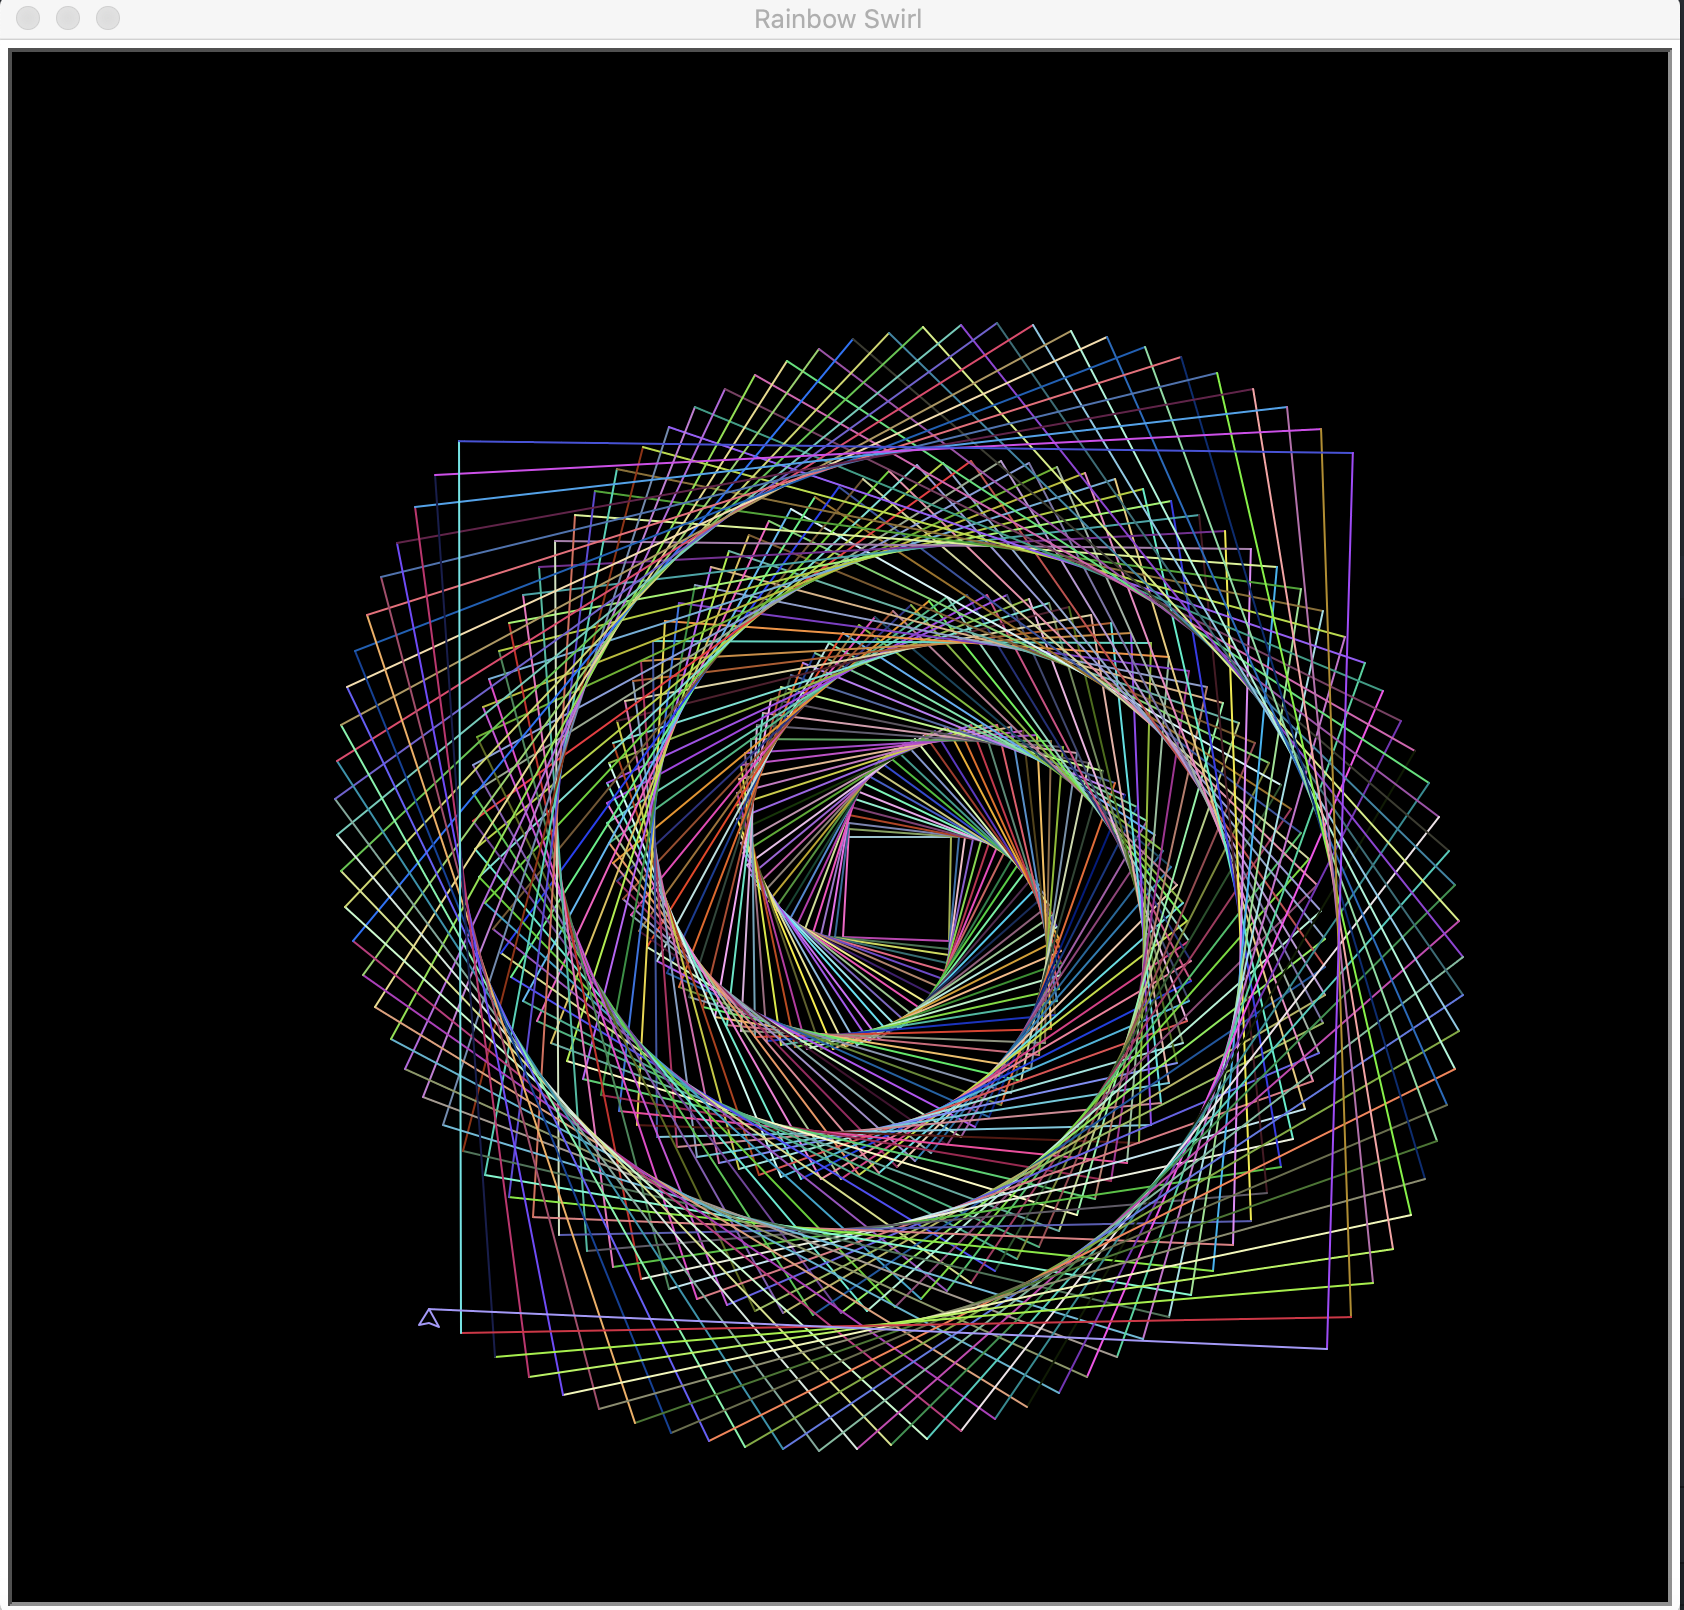

This figure's Python source:
import turtle
from turtle import *

from random import randint

s = turtle.Screen()
s.title('Rainbow Swirl')

speed(0)

bgcolor('black')

x = 1

while x < 400:

    r = randint(0,255)
    g = randint(0,255)
    b = randint(0,255)

    colormode(255)


    pencolor(r,g,b)

    fd(50 + x)
    rt(90.911)


    x = x+1

exitonclick()
